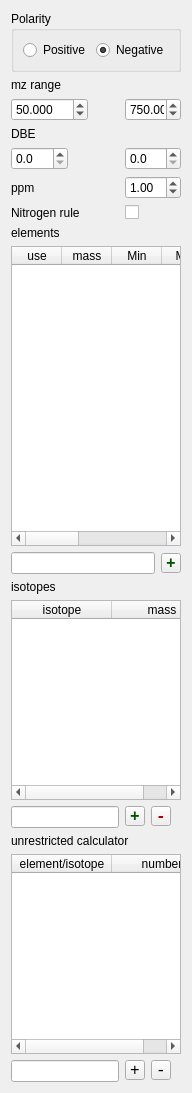
           <widget class="QWidget" name="scrollAreaWidgetContents_2">
            <property name="geometry">
             <rect>
              <x>0</x>
              <y>-48</y>
              <width>177</width>
              <height>1020</height>
             </rect>
            </property>
            <layout class="QFormLayout" name="formLayout">
             <item row="0" column="0" colspan="2">
              <widget class="QGroupBox" name="groupBox_7">
               <property name="title">
                <string>Polarity</string>
               </property>
               <layout class="QHBoxLayout" name="horizontalLayout_22">
                <item>
                 <widget class="QRadioButton" name="formulaPositiveRadioButton">
                  <property name="sizePolicy">
                   <sizepolicy hsizetype="Preferred" vsizetype="Fixed">
                    <horstretch>0</horstretch>
                    <verstretch>0</verstretch>
                   </sizepolicy>
                  </property>
                  <property name="text">
                   <string>Positive</string>
                  </property>
                  <property name="checked">
                   <bool>false</bool>
                  </property>
                 </widget>
                </item>
                <item>
                 <widget class="QRadioButton" name="formulaNegativeRadioButton">
                  <property name="sizePolicy">
                   <sizepolicy hsizetype="Preferred" vsizetype="Fixed">
                    <horstretch>0</horstretch>
                    <verstretch>0</verstretch>
                   </sizepolicy>
                  </property>
                  <property name="text">
                   <string>Negative</string>
                  </property>
                  <property name="checked">
                   <bool>true</bool>
                  </property>
                 </widget>
                </item>
               </layout>
              </widget>
             </item>
             <item row="1" column="0" colspan="2">
              <widget class="QLabel" name="label_4">
               <property name="text">
                <string>mz range</string>
               </property>
              </widget>
             </item>
             <item row="2" column="0">
              <widget class="QDoubleSpinBox" name="formulaMzMinDoubleSpinBox">
               <property name="sizePolicy">
                <sizepolicy hsizetype="Preferred" vsizetype="Fixed">
                 <horstretch>0</horstretch>
                 <verstretch>0</verstretch>
                </sizepolicy>
               </property>
               <property name="decimals">
                <number>3</number>
               </property>
               <property name="maximum">
                <double>9999.989999999999782</double>
               </property>
               <property name="value">
                <double>50.000000000000000</double>
               </property>
              </widget>
             </item>
             <item row="2" column="1">
              <widget class="QDoubleSpinBox" name="formulaMzMaxDoubleSpinBox">
               <property name="sizePolicy">
                <sizepolicy hsizetype="Preferred" vsizetype="Fixed">
                 <horstretch>0</horstretch>
                 <verstretch>0</verstretch>
                </sizepolicy>
               </property>
               <property name="minimumSize">
                <size>
                 <width>0</width>
                 <height>0</height>
                </size>
               </property>
               <property name="decimals">
                <number>3</number>
               </property>
               <property name="maximum">
                <double>9999.998999999999796</double>
               </property>
               <property name="value">
                <double>750.000000000000000</double>
               </property>
              </widget>
             </item>
             <item row="3" column="0">
              <widget class="QLabel" name="label_10">
               <property name="text">
                <string>DBE</string>
               </property>
              </widget>
             </item>
             <item row="4" column="0">
              <widget class="QDoubleSpinBox" name="formulaDBEminDoubleSpinBox">
               <property name="decimals">
                <number>1</number>
               </property>
              </widget>
             </item>
             <item row="4" column="1">
              <widget class="QDoubleSpinBox" name="formulaDBEmaxDoubleSpinBox">
               <property name="decimals">
                <number>1</number>
               </property>
              </widget>
             </item>
             <item row="5" column="0">
              <widget class="QLabel" name="label_5">
               <property name="text">
                <string>ppm</string>
               </property>
              </widget>
             </item>
             <item row="5" column="1">
              <widget class="QDoubleSpinBox" name="formulaPpmDoubleSpinBox">
               <property name="sizePolicy">
                <sizepolicy hsizetype="Preferred" vsizetype="Fixed">
                 <horstretch>0</horstretch>
                 <verstretch>0</verstretch>
                </sizepolicy>
               </property>
               <property name="minimum">
                <double>0.010000000000000</double>
               </property>
               <property name="value">
                <double>1.000000000000000</double>
               </property>
              </widget>
             </item>
             <item row="6" column="0">
              <widget class="QLabel" name="label_6">
               <property name="text">
                <string>Nitrogen rule</string>
               </property>
              </widget>
             </item>
             <item row="6" column="1">
              <widget class="QCheckBox" name="formulaNitrogenRuleCheckBox">
               <property name="sizePolicy">
                <sizepolicy hsizetype="Preferred" vsizetype="Fixed">
                 <horstretch>0</horstretch>
                 <verstretch>0</verstretch>
                </sizepolicy>
               </property>
               <property name="text">
                <string/>
               </property>
              </widget>
             </item>
             <item row="7" column="0">
              <widget class="QLabel" name="label_2">
               <property name="text">
                <string>elements</string>
               </property>
              </widget>
             </item>
             <item row="8" column="0" colspan="2">
              <widget class="QTableWidget" name="formulaElementTableWidget">
               <property name="sizePolicy">
                <sizepolicy hsizetype="Expanding" vsizetype="Preferred">
                 <horstretch>0</horstretch>
                 <verstretch>0</verstretch>
                </sizepolicy>
               </property>
               <property name="minimumSize">
                <size>
                 <width>0</width>
                 <height>300</height>
                </size>
               </property>
               <property name="maximumSize">
                <size>
                 <width>16777215</width>
                 <height>16777215</height>
                </size>
               </property>
               <property name="verticalScrollMode">
                <enum>QAbstractItemView::ScrollPerPixel</enum>
               </property>
               <property name="horizontalScrollMode">
                <enum>QAbstractItemView::ScrollPerPixel</enum>
               </property>
               <attribute name="horizontalHeaderDefaultSectionSize">
                <number>50</number>
               </attribute>
               <attribute name="horizontalHeaderStretchLastSection">
                <bool>true</bool>
               </attribute>
               <column>
                <property name="text">
                 <string>use</string>
                </property>
               </column>
               <column>
                <property name="text">
                 <string>mass</string>
                </property>
               </column>
               <column>
                <property name="text">
                 <string>Min</string>
                </property>
               </column>
               <column>
                <property name="text">
                 <string>Max</string>
                </property>
               </column>
               <column>
                <property name="text">
                 <string>2DBE</string>
                </property>
               </column>
               <column>
                <property name="text">
                 <string>Hmin</string>
                </property>
               </column>
               <column>
                <property name="text">
                 <string>Hmax</string>
                </property>
               </column>
               <column>
                <property name="text">
                 <string>Omin</string>
                </property>
               </column>
               <column>
                <property name="text">
                 <string>Omax</string>
                </property>
               </column>
              </widget>
             </item>
             <item row="9" column="0" colspan="2">
              <layout class="QHBoxLayout" name="horizontalLayout_30">
               <item>
                <widget class="QLineEdit" name="formulaElementLineEdit">
                 <property name="sizePolicy">
                  <sizepolicy hsizetype="Preferred" vsizetype="Fixed">
                   <horstretch>0</horstretch>
                   <verstretch>0</verstretch>
                  </sizepolicy>
                 </property>
                </widget>
               </item>
               <item>
                <widget class="QToolButton" name="formulaElementAddToolButton">
                 <property name="maximumSize">
                  <size>
                   <width>20</width>
                   <height>20</height>
                  </size>
                 </property>
                 <property name="palette">
                  <palette>
                   <active>
                    <colorrole role="ButtonText">
                     <brush brushstyle="SolidPattern">
                      <color alpha="255">
                       <red>0</red>
                       <green>85</green>
                       <blue>0</blue>
                      </color>
                     </brush>
                    </colorrole>
                   </active>
                   <inactive>
                    <colorrole role="ButtonText">
                     <brush brushstyle="SolidPattern">
                      <color alpha="255">
                       <red>0</red>
                       <green>85</green>
                       <blue>0</blue>
                      </color>
                     </brush>
                    </colorrole>
                   </inactive>
                   <disabled>
                    <colorrole role="ButtonText">
                     <brush brushstyle="SolidPattern">
                      <color alpha="255">
                       <red>120</red>
                       <green>120</green>
                       <blue>120</blue>
                      </color>
                     </brush>
                    </colorrole>
                   </disabled>
                  </palette>
                 </property>
                 <property name="font">
                  <font>
                   <family>Consolas</family>
                   <pointsize>12</pointsize>
                   <weight>75</weight>
                   <bold>true</bold>
                  </font>
                 </property>
                 <property name="text">
                  <string>+</string>
                 </property>
                </widget>
               </item>
              </layout>
             </item>
             <item row="10" column="0" colspan="2">
              <widget class="QLabel" name="label_3">
               <property name="text">
                <string>isotopes</string>
               </property>
              </widget>
             </item>
             <item row="11" column="0" colspan="2">
              <widget class="QTableWidget" name="formulaIsotopeTableWidget">
               <property name="sizePolicy">
                <sizepolicy hsizetype="Expanding" vsizetype="Preferred">
                 <horstretch>0</horstretch>
                 <verstretch>0</verstretch>
                </sizepolicy>
               </property>
               <property name="minimumSize">
                <size>
                 <width>0</width>
                 <height>200</height>
                </size>
               </property>
               <property name="verticalScrollMode">
                <enum>QAbstractItemView::ScrollPerPixel</enum>
               </property>
               <property name="horizontalScrollMode">
                <enum>QAbstractItemView::ScrollPerPixel</enum>
               </property>
               <attribute name="horizontalHeaderStretchLastSection">
                <bool>true</bool>
               </attribute>
               <column>
                <property name="text">
                 <string>isotope</string>
                </property>
               </column>
               <column>
                <property name="text">
                 <string>mass</string>
                </property>
               </column>
              </widget>
             </item>
             <item row="12" column="0">
              <widget class="QLineEdit" name="formulaIsotopeLineEdit">
               <property name="sizePolicy">
                <sizepolicy hsizetype="Maximum" vsizetype="Fixed">
                 <horstretch>0</horstretch>
                 <verstretch>0</verstretch>
                </sizepolicy>
               </property>
              </widget>
             </item>
             <item row="12" column="1">
              <layout class="QHBoxLayout" name="horizontalLayout_25">
               <item>
                <widget class="QToolButton" name="formulaIsotopeAddToolButton">
                 <property name="minimumSize">
                  <size>
                   <width>20</width>
                   <height>0</height>
                  </size>
                 </property>
                 <property name="maximumSize">
                  <size>
                   <width>20</width>
                   <height>20</height>
                  </size>
                 </property>
                 <property name="palette">
                  <palette>
                   <active>
                    <colorrole role="ButtonText">
                     <brush brushstyle="SolidPattern">
                      <color alpha="255">
                       <red>0</red>
                       <green>85</green>
                       <blue>0</blue>
                      </color>
                     </brush>
                    </colorrole>
                   </active>
                   <inactive>
                    <colorrole role="ButtonText">
                     <brush brushstyle="SolidPattern">
                      <color alpha="255">
                       <red>0</red>
                       <green>85</green>
                       <blue>0</blue>
                      </color>
                     </brush>
                    </colorrole>
                   </inactive>
                   <disabled>
                    <colorrole role="ButtonText">
                     <brush brushstyle="SolidPattern">
                      <color alpha="255">
                       <red>120</red>
                       <green>120</green>
                       <blue>120</blue>
                      </color>
                     </brush>
                    </colorrole>
                   </disabled>
                  </palette>
                 </property>
                 <property name="font">
                  <font>
                   <family>Consolas</family>
                   <pointsize>12</pointsize>
                   <weight>75</weight>
                   <bold>true</bold>
                  </font>
                 </property>
                 <property name="text">
                  <string>+</string>
                 </property>
                </widget>
               </item>
               <item>
                <widget class="QToolButton" name="formulaIsotopeDelToolButton">
                 <property name="minimumSize">
                  <size>
                   <width>20</width>
                   <height>0</height>
                  </size>
                 </property>
                 <property name="maximumSize">
                  <size>
                   <width>20</width>
                   <height>20</height>
                  </size>
                 </property>
                 <property name="palette">
                  <palette>
                   <active>
                    <colorrole role="ButtonText">
                     <brush brushstyle="SolidPattern">
                      <color alpha="255">
                       <red>170</red>
                       <green>0</green>
                       <blue>0</blue>
                      </color>
                     </brush>
                    </colorrole>
                   </active>
                   <inactive>
                    <colorrole role="ButtonText">
                     <brush brushstyle="SolidPattern">
                      <color alpha="255">
                       <red>170</red>
                       <green>0</green>
                       <blue>0</blue>
                      </color>
                     </brush>
                    </colorrole>
                   </inactive>
                   <disabled>
                    <colorrole role="ButtonText">
                     <brush brushstyle="SolidPattern">
                      <color alpha="255">
                       <red>120</red>
                       <green>120</green>
                       <blue>120</blue>
                      </color>
                     </brush>
                    </colorrole>
                   </disabled>
                  </palette>
                 </property>
                 <property name="font">
                  <font>
                   <family>Consolas</family>
                   <pointsize>12</pointsize>
                   <weight>75</weight>
                   <bold>true</bold>
                  </font>
                 </property>
                 <property name="text">
                  <string>-</string>
                 </property>
                </widget>
               </item>
              </layout>
             </item>
             <item row="13" column="0" colspan="2">
              <widget class="QLabel" name="label_32">
               <property name="text">
                <string>unrestricted calculator</string>
               </property>
              </widget>
             </item>
             <item row="15" column="0">
              <widget class="QLineEdit" name="formulaUnrestrictedLineEdit"/>
             </item>
             <item row="15" column="1">
              <layout class="QHBoxLayout" name="horizontalLayout_34">
               <item>
                <widget class="QToolButton" name="formulaUnrestrictedAddToolButton">
                 <property name="minimumSize">
                  <size>
                   <width>20</width>
                   <height>20</height>
                  </size>
                 </property>
                 <property name="maximumSize">
                  <size>
                   <width>20</width>
                   <height>20</height>
                  </size>
                 </property>
                 <property name="font">
                  <font>
                   <family>Consolas</family>
                   <pointsize>12</pointsize>
                  </font>
                 </property>
                 <property name="text">
                  <string>+</string>
                 </property>
                </widget>
               </item>
               <item>
                <widget class="QToolButton" name="formulaUnrestrictedDelToolButton">
                 <property name="minimumSize">
                  <size>
                   <width>20</width>
                   <height>20</height>
                  </size>
                 </property>
                 <property name="maximumSize">
                  <size>
                   <width>20</width>
                   <height>20</height>
                  </size>
                 </property>
                 <property name="font">
                  <font>
                   <family>Consolas</family>
                   <pointsize>12</pointsize>
                  </font>
                 </property>
                 <property name="text">
                  <string>-</string>
                 </property>
                </widget>
               </item>
              </layout>
             </item>
             <item row="14" column="0" colspan="2">
              <widget class="QTableWidget" name="formulaUnrestrictedTableWidget">
               <property name="minimumSize">
                <size>
                 <width>0</width>
                 <height>200</height>
                </size>
               </property>
               <property name="editTriggers">
                <set>QAbstractItemView::AnyKeyPressed|QAbstractItemView::DoubleClicked|QAbstractItemView::EditKeyPressed</set>
               </property>
               <property name="verticalScrollMode">
                <enum>QAbstractItemView::ScrollPerPixel</enum>
               </property>
               <property name="horizontalScrollMode">
                <enum>QAbstractItemView::ScrollPerPixel</enum>
               </property>
               <attribute name="horizontalHeaderStretchLastSection">
                <bool>true</bool>
               </attribute>
               <column>
                <property name="text">
                 <string>element/isotope</string>
                </property>
               </column>
               <column>
                <property name="text">
                 <string>number</string>
                </property>
               </column>
              </widget>
             </item>
            </layout>
           </widget>
